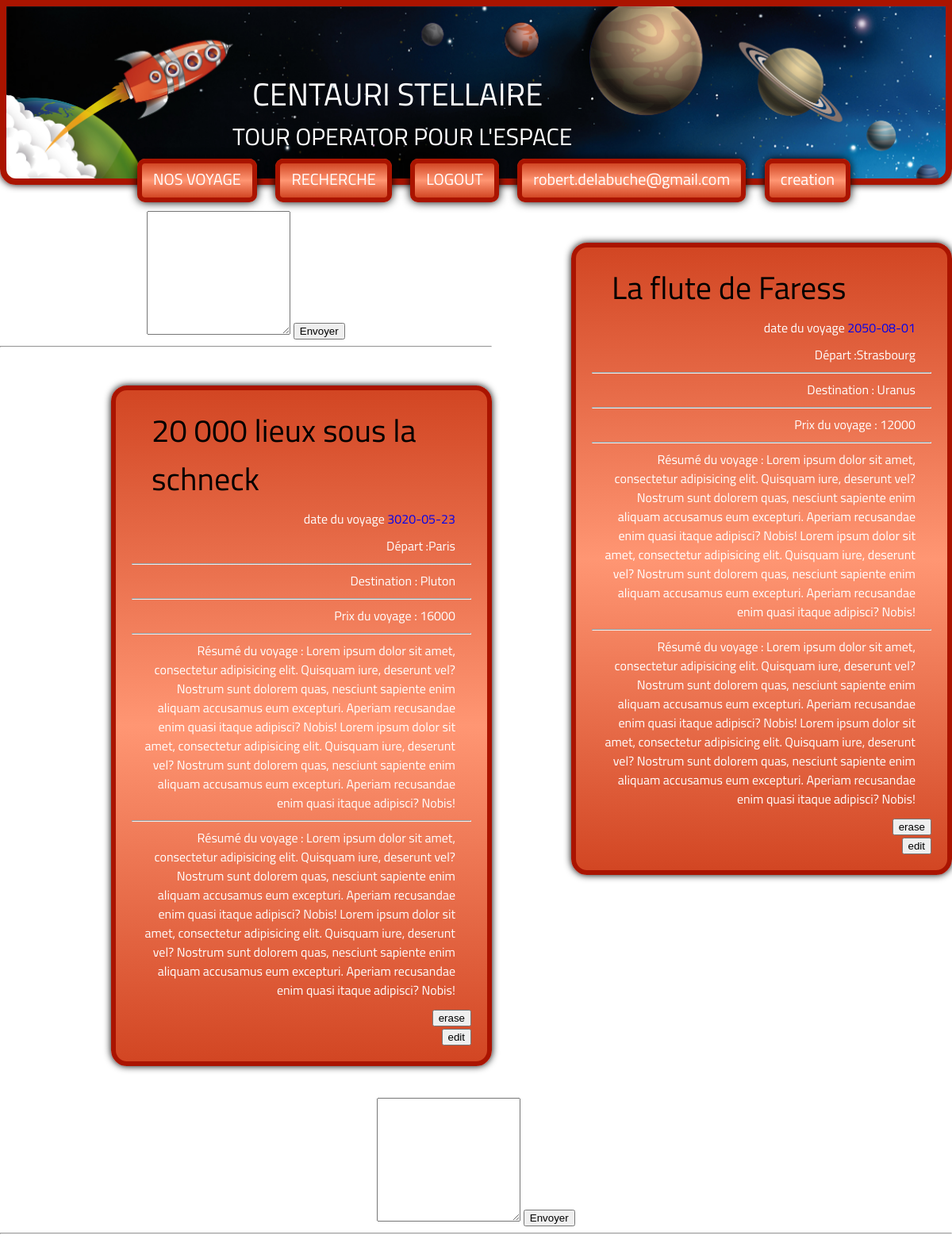
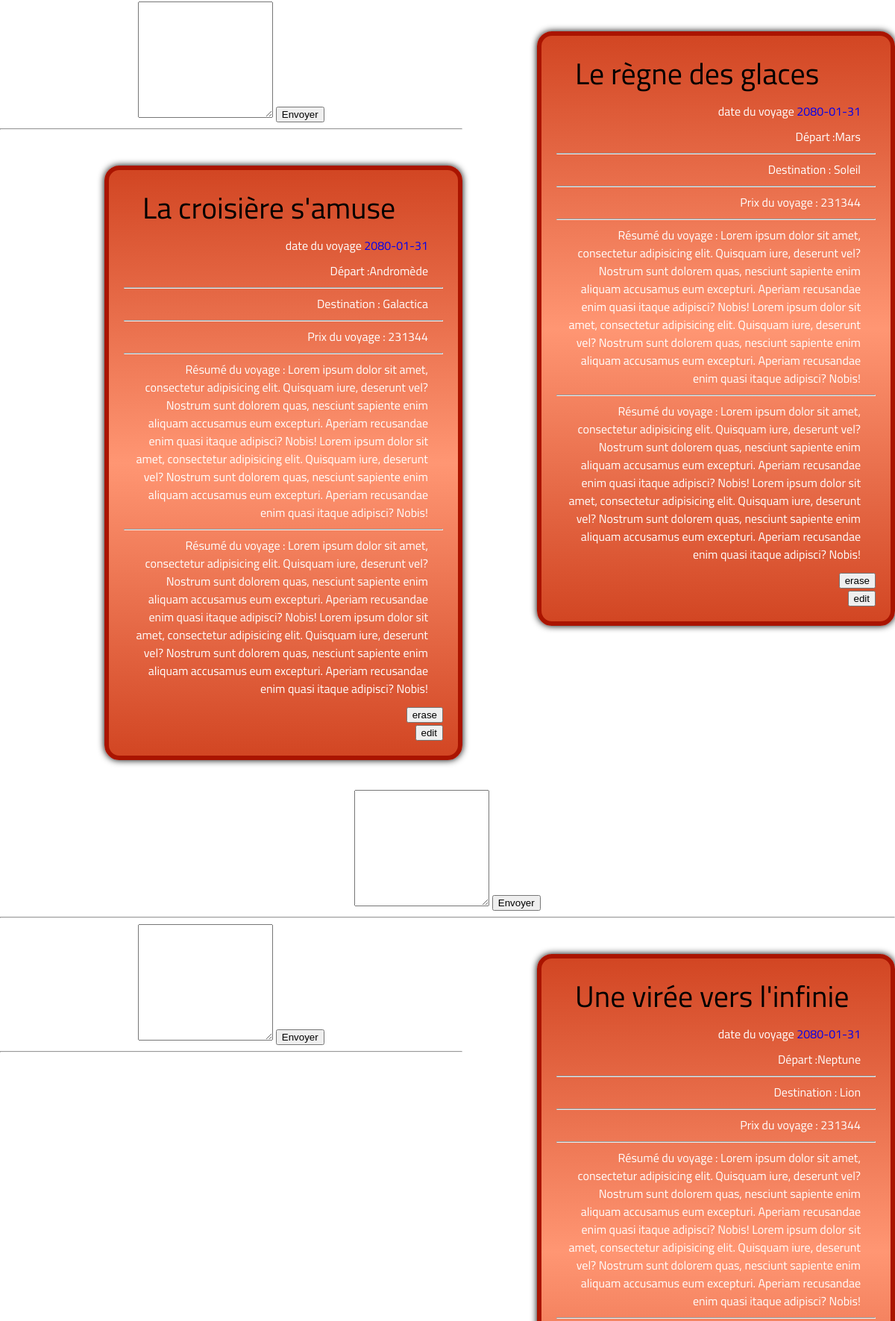
The page /index.php?page=voyage (signed in, upper part) on the database its author committed (2 pictures, top to bottom).
### tables this page shows
CREATE TABLE IF NOT EXISTS `voyage` (
  `id` int(10) unsigned NOT NULL AUTO_INCREMENT,
  `destination` varchar(255) NOT NULL,
  `depart` varchar(255) NOT NULL,
  `date` date NOT NULL,
  `prix` int(10) unsigned NOT NULL,
  `classe_eco` int(6) unsigned NOT NULL,
  `classe_business` int(6) unsigned NOT NULL,
  `premiere_classe` int(6) unsigned NOT NULL,
  `url` varchar(255) NOT NULL,
  `nom` varchar(63) NOT NULL,
  `resume` varchar(1023) NOT NULL,
  PRIMARY KEY (`id`)
);

### views/content.phtml (called while the page is built)
<?php require 'apps/'.$page.'.php'; ?>

### apps/content.php (called while the page is built)
<?php require 'views/content.phtml';?>

### apps/skel.php (called while the page is built)
<?php require 'views/skel.phtml'; ?>

### index.php (called while the page is built, shortened)
<?php
	require 'apps/skel.php';
?>

### views/voyage.phtml (the view, shortened to what this page needs)
<div class="login gradAndBoxShad">
	<h1 style="color:#000;"><?=htmlentities($voyage['nom'])?></h1>
	<p class="lead">
	    date du voyage <a href="#"><?=htmlentities($voyage['date'])?></a>
	</p>
	<p>Départ :<span class="glyphicon glyphicon-qrcode"></span><?=htmlentities($voyage['depart'])?></p>
	<hr>
	<p>Destination :<span class="glyphicon glyphicon-time"></span> <?=htmlentities($voyage['destination'])?></p>
	<hr>
	<p>Prix du voyage : <?=htmlentities($voyage['prix'])?></p>
	<hr>
	<p>Résumé du voyage : <?=$voyage['resume']?></p>
	<hr>
	<p>Résumé du voyage : <?=htmlentities($voyage['resume'])?></p>
	<?php require "apps/voyage_admin.php";?>
</div>
	<form  method="POST" >
		<textarea class="form-control" rows="10" name="comment" ></textarea>
		<button class="btn btn-default" type="submit">Envoyer</button>
	</form>
<hr>

### apps/voyage.php (shortened to what this page needs)
<?php
	$res = mysqli_query($db,' SELECT * FROM voyage' );
	while ($voyage = mysqli_fetch_assoc($res))
	{
		require 'views/voyage.phtml';
	}
?>

### views/voyage_admin.phtml (shortened to what this page needs)
<div class="disparition">
	<form method="POST" action="index.php?page=erase">
		<button  type="submit" name="action" value="erase">erase</button>
	</form>
	<form method="GET">
		<button  type="submit">edit</button>
	</form>
</div>

### public/styles/style.css (style rules this page uses)
body { font-family: "Titillium Web", Arial, helvetica, sans-serif, serif; margin: 0; text-align: center; background: black; background-repeat:no-repeat; -webkit-background-size: cover; -moz-background-size: cover; -o-background-size: cover; background-size: cover; background-position: center; }
* { box-sizing: border-box; }
h1, h2 { text-align: left; margin:0; font-style: ; }
h1 { font-weight: normal; font-size: 40px; color: #fff; margin-left: 25px; }
p { margin: 8px 20px 10px 0px; }
a { text-decoration: none; }
.gradAndBoxShad { color: #fff; background: -webkit-linear-gradient(rgb(210,70,35), rgb(255,150,115), rgb(210,70,35)); background: -o-linear-gradient(rgb(210,70,35), rgb(255,150,115), rgb(210,70,35)); background: -moz-linear-gradient(rgb(210,70,35), rgb(255,150,115), rgb(210,70,35)); background: linear-gradient(rgb(210,70,35), rgb(255,150,115), rgb(210,70,35)); box-shadow: 0px 0px 0.6em rgb(0,0,0); border-style:solid; border-color: rgb(170,20,0); border-width:6px; }
.login { float: right; display:inline-block; text-align: right; width: 40%; padding: 20px; margin-left: 100px; margin-top: 40px; margin-bottom: 40px; border-radius: 15px 15px 15px 15px; border-radius: 20px 20px 20px 20px; }

### rows shown on the page
voyage: nom "La flute de Faress", date "2050-08-01", depart "Strasbourg", destination "Uranus", prix "12000", resume "Lorem ipsum dolor sit amet, consectetur adipisicing elit. Quisquam iure, deserunt vel? Nostrum sunt dolorem quas, nesciunt sapiente enim aliquam accusamus eum excepturi. Aperiam recusandae enim quasi itaque adipisci? Nobis! Lorem ipsum dolor sit amet, consectetur adipisicing elit. Quisquam iure, deserunt vel? Nostrum sunt dolorem quas, nesciunt sapiente enim aliquam accusamus eum excepturi. Aperiam recusandae enim quasi itaque adipisci? Nobis!"
voyage: nom "20 000 lieux sous la schneck", date "3020-05-23", depart "Paris", destination "Pluton", prix "16000", resume "Lorem ipsum dolor sit amet, consectetur adipisicing elit. Quisquam iure, deserunt vel? Nostrum sunt dolorem quas, nesciunt sapiente enim aliquam accusamus eum excepturi. Aperiam recusandae enim quasi itaque adipisci? Nobis! Lorem ipsum dolor sit amet, consectetur adipisicing elit. Quisquam iure, deserunt vel? Nostrum sunt dolorem quas, nesciunt sapiente enim aliquam accusamus eum excepturi. Aperiam recusandae enim quasi itaque adipisci? Nobis!"
voyage: nom "Le règne des glaces", date "2080-01-31", depart "Mars", destination "Soleil", prix "231344", resume "Lorem ipsum dolor sit amet, consectetur adipisicing elit. Quisquam iure, deserunt vel? Nostrum sunt dolorem quas, nesciunt sapiente enim aliquam accusamus eum excepturi. Aperiam recusandae enim quasi itaque adipisci? Nobis! Lorem ipsum dolor sit amet, consectetur adipisicing elit. Quisquam iure, deserunt vel? Nostrum sunt dolorem quas, nesciunt sapiente enim aliquam accusamus eum excepturi. Aperiam recusandae enim quasi itaque adipisci? Nobis!"
voyage: nom "La croisière s'amuse", date "2080-01-31", depart "Andromède", destination "Galactica", prix "231344", resume "Lorem ipsum dolor sit amet, consectetur adipisicing elit. Quisquam iure, deserunt vel? Nostrum sunt dolorem quas, nesciunt sapiente enim aliquam accusamus eum excepturi. Aperiam recusandae enim quasi itaque adipisci? Nobis! Lorem ipsum dolor sit amet, consectetur adipisicing elit. Quisquam iure, deserunt vel? Nostrum sunt dolorem quas, nesciunt sapiente enim aliquam accusamus eum excepturi. Aperiam recusandae enim quasi itaque adipisci? Nobis!"
voyage: nom "Une virée vers l'infinie", date "2080-01-31", depart "Neptune", destination "Lion", prix "231344", resume "Lorem ipsum dolor sit amet, consectetur adipisicing elit. Quisquam iure, deserunt vel? Nostrum sunt dolorem quas, nesciunt sapiente enim aliquam accusamus eum excepturi. Aperiam recusandae enim quasi itaque adipisci? Nobis! Lorem ipsum dolor sit amet, consectetur adipisicing elit. Quisquam iure, deserunt vel? Nostrum sunt dolorem quas, nesciunt sapiente enim aliquam accusamus eum excepturi. Aperiam recusandae enim quasi itaque adipisci? Nobis!"

### other values the page prints
$_SESSION['email'] "robert.delabuche@gmail.com"
